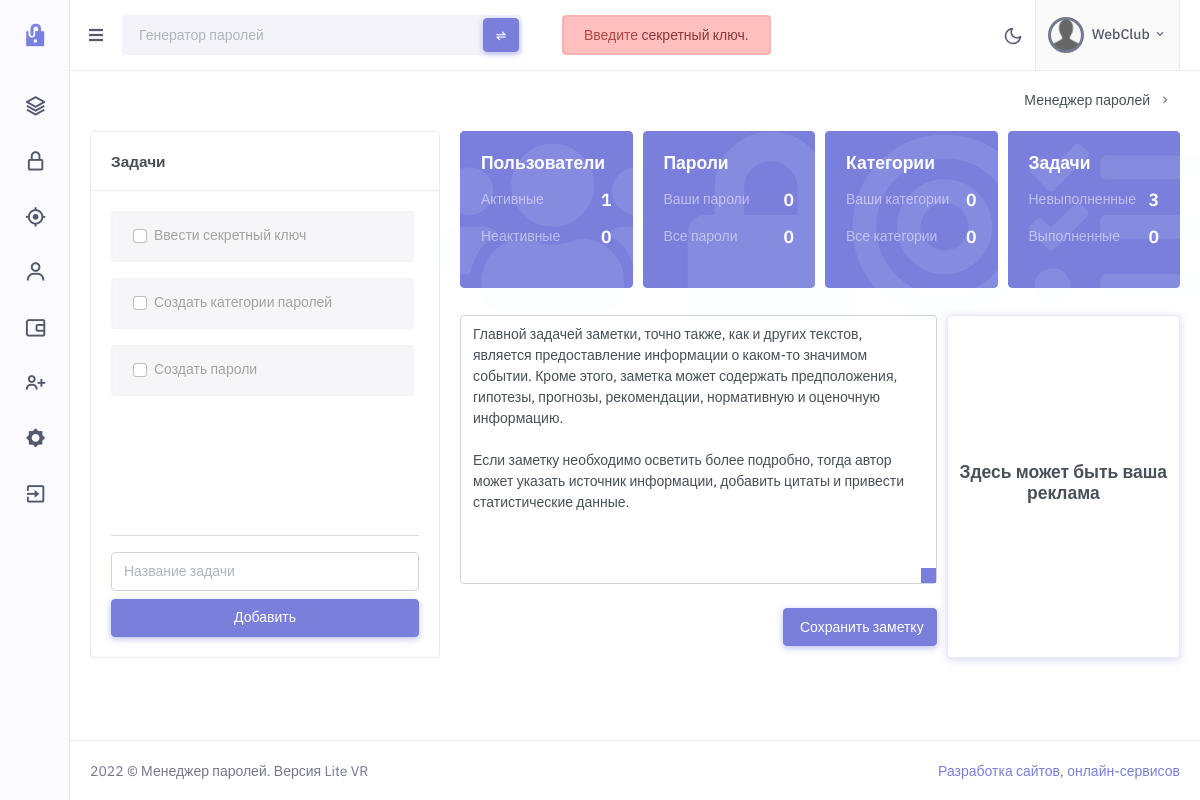
The app's page /core/views/index.php (signed in) with its own data.
### tables this page shows
CREATE TABLE `tasks` (
  `id` int(11) NOT NULL,
  `name` varchar(255) NOT NULL,
  `status` int(11) NOT NULL DEFAULT '1',
  `color` varchar(255) NOT NULL DEFAULT 'light',
  `userid` int(11) NOT NULL
);

### core/views/index.php (the view, shortened to what the rows shown need)
<?php include DIR . '/core/layouts/head.php'; ?>
<?php include DIR . '/core/layouts/head-style.php'; ?>
<?php include DIR . '/core/layouts/body.php';
include DIR . '/core/models/dashboardModel.php';
?>
<div id="layout-wrapper">
    <div class="main-content">
        <div class="page-content">
            <div class="container-fluid container-add-passwords">
                <div class="row">
                    <div class="col-xl-4 ">
                        <div class="card">
                            <div class="card-body">
                                <div class="tasks" id="tasks">
                                    <?php foreach ($tasks as $task) { ?>
                                        <div class="alert alert-<?= $task['color']; ?> d-flex justify-content-between task-item" role="alert">
                                            <div class="form-check">
                                                <input class="form-check-input" data-id="<?= $task['id']; ?>" type="checkbox" id="task-<?= $task['id']; ?>" <?php if ($task['status'] == '2') { ?>checked="" <?php } ?>>
                                                <label <?php if ($task['status'] == '2') { ?>style="text-decoration: line-through;" <?php } ?> class="form-check-label" for="task-<?= $task['id']; ?>">
                                                    <?= $task['name']; ?>
                                                </label>
                                            </div>
                                        </div>
                                    <?php } ?>
                                </div>
                            </div>
                        </div>
                    </div>
        </div>
    </div>
</div>
</div>
</div>
</body>
</html>

### records on screen
tasks: name "Ввести секретный ключ"
tasks: name "Создать категории паролей"
tasks: name "Создать пароли"

### other values on screen
$_SESSION["username"] "WebClub"
$rows_active_user "1"
$rows_noactive_user "0"
$rows_you_psswords "0"
$rows_all_passwords "0"
$rows_you_categories "0"
$rows_all_categories "0"
$rows_noactive_tasks "3"
$rows_active_tasks "0"
VR "VR"
